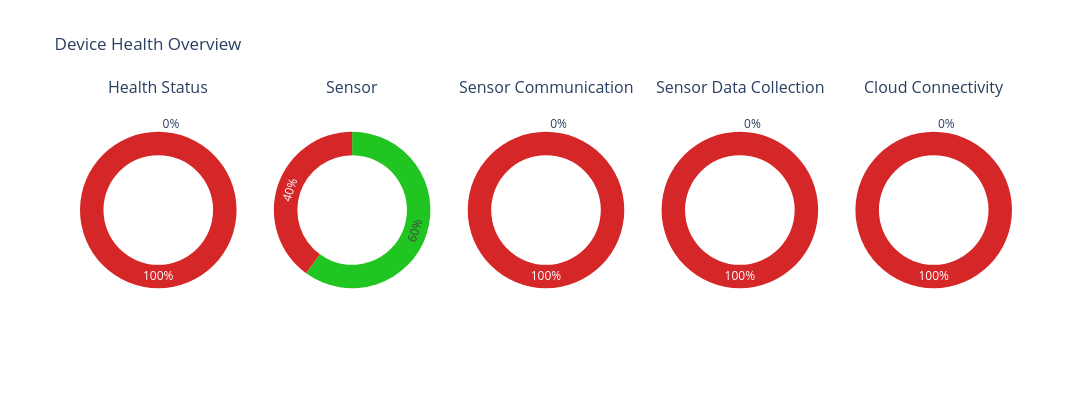

Notebook source saved alongside this figure:
### Code cell
# Create donut charts for each metric
metrics = [
    ('Health Status', 'Healthy'),
    ('Sensor', 'Enabled'),
    ('Sensor Communication', 'Healthy'),
    ('Sensor Data Collection', 'Healthy'),
    ('Cloud Connectivity', 'Healthy')
]
fig = make_subplots(rows=1, cols=5, specs=[[{'type':'domain'}]*5], subplot_titles=[m[0] for m in metrics])
for i, (col, good_val) in enumerate(metrics):
    good = (df[col] == good_val).sum()
    bad = total_devices - good
    fig.add_trace(go.Pie(labels=['Healthy', 'Unhealthy'], values=[good, bad], hole=0.7,
                         marker_colors=['#21c521', '#d62728'], showlegend=False,
                         textinfo='percent',
                         hoverinfo='label+percent'),
                  1, i+1)
fig.update_layout(title_text='Device Health Overview', height=400, width=1200)
fig.show()

### Figure 1 — Plotly figure (JSON) as saved in the notebook; plotly's stock layout.template omitted (floating-point values rounded to 4 significant figures)
{"data": [{"domain": {"x": [0, 0.168], "y": [0, 1]}, "hole": 0.7, "hoverinfo": "label+percent", "labels": ["Healthy", "Unhealthy"], "marker": {"colors": ["#21c521", "#d62728"]}, "showlegend": false, "textinfo": "percent", "type": "pie", "values": [0, 10]}, {"domain": {"x": [0.208, 0.376], "y": [0, 1]}, "hole": 0.7, "hoverinfo": "label+percent", "labels": ["Healthy", "Unhealthy"], "marker": {"colors": ["#21c521", "#d62728"]}, "showlegend": false, "textinfo": "percent", "type": "pie", "values": [6, 4]}, {"domain": {"x": [0.416, 0.584], "y": [0, 1]}, "hole": 0.7, "hoverinfo": "label+percent", "labels": ["Healthy", "Unhealthy"], "marker": {"colors": ["#21c521", "#d62728"]}, "showlegend": false, "textinfo": "percent", "type": "pie", "values": [0, 10]}, {"domain": {"x": [0.624, 0.792], "y": [0, 1]}, "hole": 0.7, "hoverinfo": "label+percent", "labels": ["Healthy", "Unhealthy"], "marker": {"colors": ["#21c521", "#d62728"]}, "showlegend": false, "textinfo": "percent", "type": "pie", "values": [0, 10]}, {"domain": {"x": [0.832, 1], "y": [0, 1]}, "hole": 0.7, "hoverinfo": "label+percent", "labels": ["Healthy", "Unhealthy"], "marker": {"colors": ["#21c521", "#d62728"]}, "showlegend": false, "textinfo": "percent", "type": "pie", "values": [0, 10]}], "layout": {"annotations": [{"font": {"size": 16}, "showarrow": false, "text": "Health Status", "x": 0.084, "xanchor": "center", "xref": "paper", "y": 1, "yanchor": "bottom", "yref": "paper"}, {"font": {"size": 16}, "showarrow": false, "text": "Sensor", "x": 0.292, "xanchor": "center", "xref": "paper", "y": 1, "yanchor": "bottom", "yref": "paper"}, {"font": {"size": 16}, "showarrow": false, "text": "Sensor Communication", "x": 0.5, "xanchor": "center", "xref": "paper", "y": 1, "yanchor": "bottom", "yref": "paper"}, {"font": {"size": 16}, "showarrow": false, "text": "Sensor Data Collection", "x": 0.708, "xanchor": "center", "xref": "paper", "y": 1, "yanchor": "bottom", "yref": "paper"}, {"font": {"size": 16}, "showarrow": false, "text": "Cloud Connectivity", "x": 0.916, "xanchor": "center", "xref": "paper", "y": 1, "yanchor": "bottom", "yref": "paper"}], "height": 400, "title": {"text": "Device Health Overview"}, "width": 1200}}
